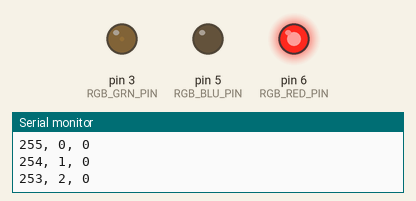
Bench run of a sketch on a simulated Arduino Uno, built with avr-gcc and run on an emulated ATmega328P. Parts: output pins drawn as LEDs (lit = HIGH), the last lines printed to the serial monitor.

Above: at 0.05 s.
At 1.85 s:
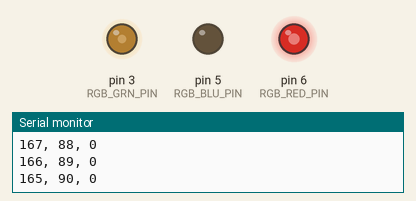
At 3.65 s:
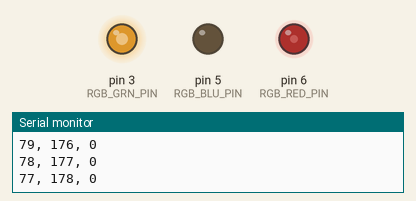
At 7.35 s:
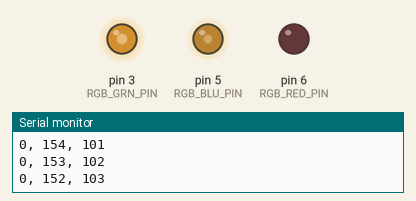
At 10.95 s:
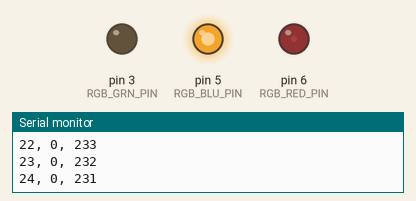
At 14.65 s:
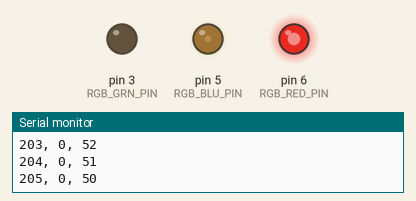
Timing chart, 0 to 20.4 s (numbered marks = the images above):
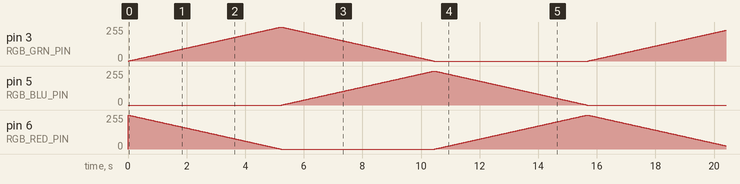

The sketch:

L7.ino
```cpp
const int RGB_RED_PIN = 6;
const int RGB_BLU_PIN = 5;
const int RGB_GRN_PIN = 3;
const int MAX_COLOR_VALUE = 255;
const int FADE_STEP = 1;
const int DELAY_MS = 20;

int _rgbLedValues[] = {255, 0, 0}; // Red, Green, Blue

enum RGB{
  RED,
  GREEN,
  BLUE,
  NUM_COLORS
};

enum RGB _curFadingUpColor = GREEN;
enum RGB _curFadingDownColor = RED;

void setup() {
  // put your setup code here, to run once:
  pinMode(RGB_RED_PIN, OUTPUT);
  pinMode(RGB_GRN_PIN, OUTPUT);
  pinMode(RGB_BLU_PIN, OUTPUT);

  Serial.begin(9600);
  Serial.println("Red, Green, Blue");

  setColor(_rgbLedValues[RED], _rgbLedValues[GREEN], _rgbLedValues[BLUE]);
  delay(DELAY_MS);
}

void loop() {
  // put your main code here, to run repeatedly:
  _rgbLedValues[_curFadingUpColor] += FADE_STEP;
  _rgbLedValues[_curFadingDownColor] -= FADE_STEP;

  if(_rgbLedValues[_curFadingUpColor] > MAX_COLOR_VALUE) {
    _rgbLedValues[_curFadingUpColor] = MAX_COLOR_VALUE;
    _curFadingUpColor = (RGB)((int)_curFadingUpColor + 1);

    if(_curFadingUpColor > (int)BLUE) {
      _curFadingUpColor = RED;
    }
  }

  if(_rgbLedValues[_curFadingDownColor] < 0) {
    _rgbLedValues[_curFadingDownColor] = 0;
    _curFadingDownColor = (RGB)((int)_curFadingDownColor + 1);

    if(_curFadingDownColor > (int)BLUE) {
      _curFadingDownColor = RED;
    }
  }

  setColor(_rgbLedValues[RED], _rgbLedValues[GREEN], _rgbLedValues[BLUE]);
  delay(DELAY_MS);
}

void setColor(int red, int green, int blue)
{
  Serial.print(red);
  Serial.print(", ");
  Serial.print(green);
  Serial.print(", ");
  Serial.println(blue);

  analogWrite(RGB_RED_PIN, red);
  analogWrite(RGB_GRN_PIN, green);
  analogWrite(RGB_BLU_PIN, blue);
}
```
